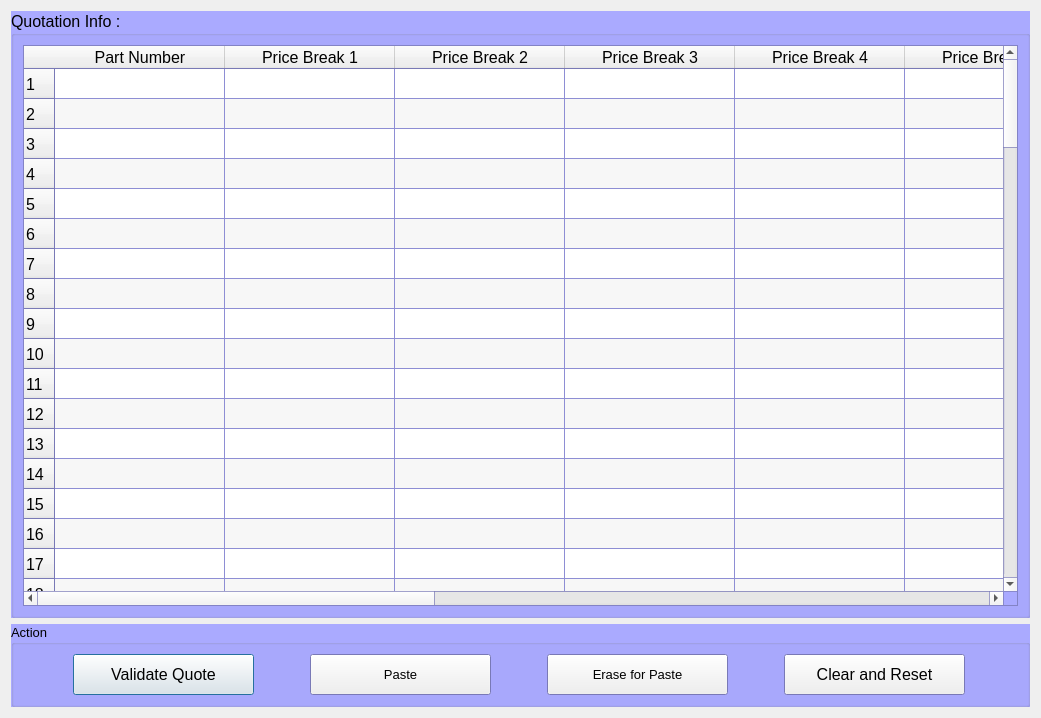
<?xml version="1.0" encoding="UTF-8"?>
<ui version="4.0">
 <class>Quote</class>
 <widget class="QDialog" name="Quote">
  <property name="geometry">
   <rect>
    <x>0</x>
    <y>0</y>
    <width>1041</width>
    <height>718</height>
   </rect>
  </property>
  <property name="sizePolicy">
   <sizepolicy hsizetype="Expanding" vsizetype="Expanding">
    <horstretch>0</horstretch>
    <verstretch>0</verstretch>
   </sizepolicy>
  </property>
  <property name="minimumSize">
   <size>
    <width>889</width>
    <height>515</height>
   </size>
  </property>
  <property name="windowTitle">
   <string>Quote</string>
  </property>
  <property name="windowIcon">
   <iconset>
    <normaloff>Script/icon.jpg</normaloff>Script/icon.jpg</iconset>
  </property>
  <layout class="QGridLayout" name="gridLayout_3">
   <item row="0" column="0">
    <widget class="QGroupBox" name="groupBox">
     <property name="minimumSize">
      <size>
       <width>861</width>
       <height>441</height>
      </size>
     </property>
     <property name="palette">
      <palette>
       <active>
        <colorrole role="Base">
         <brush brushstyle="SolidPattern">
          <color alpha="255">
           <red>255</red>
           <green>255</green>
           <blue>255</blue>
          </color>
         </brush>
        </colorrole>
        <colorrole role="Window">
         <brush brushstyle="SolidPattern">
          <color alpha="255">
           <red>170</red>
           <green>170</green>
           <blue>255</blue>
          </color>
         </brush>
        </colorrole>
       </active>
       <inactive>
        <colorrole role="Base">
         <brush brushstyle="SolidPattern">
          <color alpha="255">
           <red>255</red>
           <green>255</green>
           <blue>255</blue>
          </color>
         </brush>
        </colorrole>
        <colorrole role="Window">
         <brush brushstyle="SolidPattern">
          <color alpha="255">
           <red>170</red>
           <green>170</green>
           <blue>255</blue>
          </color>
         </brush>
        </colorrole>
       </inactive>
       <disabled>
        <colorrole role="Base">
         <brush brushstyle="SolidPattern">
          <color alpha="255">
           <red>170</red>
           <green>170</green>
           <blue>255</blue>
          </color>
         </brush>
        </colorrole>
        <colorrole role="Window">
         <brush brushstyle="SolidPattern">
          <color alpha="255">
           <red>170</red>
           <green>170</green>
           <blue>255</blue>
          </color>
         </brush>
        </colorrole>
       </disabled>
      </palette>
     </property>
     <property name="font">
      <font>
       <pointsize>12</pointsize>
      </font>
     </property>
     <property name="autoFillBackground">
      <bool>true</bool>
     </property>
     <property name="title">
      <string>Quotation Info :</string>
     </property>
     <layout class="QGridLayout" name="gridLayout">
      <item row="1" column="0">
       <widget class="QTableWidget" name="TableQuote">
        <property name="alternatingRowColors">
         <bool>true</bool>
        </property>
        <attribute name="horizontalHeaderDefaultSectionSize">
         <number>170</number>
        </attribute>
        <row>
         <property name="text">
          <string>1</string>
         </property>
        </row>
        <row>
         <property name="text">
          <string>2</string>
         </property>
        </row>
        <row>
         <property name="text">
          <string>3</string>
         </property>
        </row>
        <row>
         <property name="text">
          <string>4</string>
         </property>
        </row>
        <row>
         <property name="text">
          <string>5</string>
         </property>
        </row>
        <row>
         <property name="text">
          <string>6</string>
         </property>
        </row>
        <row>
         <property name="text">
          <string>7</string>
         </property>
        </row>
        <row>
         <property name="text">
          <string>8</string>
         </property>
        </row>
        <row>
         <property name="text">
          <string>9</string>
         </property>
        </row>
        <row>
         <property name="text">
          <string>10</string>
         </property>
        </row>
        <row>
         <property name="text">
          <string>11</string>
         </property>
        </row>
        <row>
         <property name="text">
          <string>12</string>
         </property>
        </row>
        <row>
         <property name="text">
          <string>13</string>
         </property>
        </row>
        <row>
         <property name="text">
          <string>14</string>
         </property>
        </row>
        <row>
         <property name="text">
          <string>15</string>
         </property>
        </row>
        <row>
         <property name="text">
          <string>16</string>
         </property>
        </row>
        <row>
         <property name="text">
          <string>17</string>
         </property>
        </row>
        <row>
         <property name="text">
          <string>18</string>
         </property>
        </row>
        <row>
         <property name="text">
          <string>19</string>
         </property>
        </row>
        <row>
         <property name="text">
          <string>20</string>
         </property>
        </row>
        <row>
         <property name="text">
          <string>21</string>
         </property>
        </row>
        <row>
         <property name="text">
          <string>22</string>
         </property>
        </row>
        <row>
         <property name="text">
          <string>23</string>
         </property>
        </row>
        <row>
         <property name="text">
          <string>24</string>
         </property>
        </row>
        <row>
         <property name="text">
          <string>25</string>
         </property>
        </row>
        <row>
         <property name="text">
          <string>26</string>
         </property>
        </row>
        <row>
         <property name="text">
          <string>27</string>
         </property>
        </row>
        <row>
         <property name="text">
          <string>28</string>
         </property>
        </row>
        <row>
         <property name="text">
          <string>29</string>
         </property>
        </row>
        <row>
         <property name="text">
          <string>30</string>
         </property>
        </row>
        <row>
         <property name="text">
          <string>31</string>
         </property>
        </row>
        <row>
         <property name="text">
          <string>32</string>
         </property>
        </row>
        <row>
         <property name="text">
          <string>33</string>
         </property>
        </row>
        <row>
         <property name="text">
          <string>34</string>
         </property>
        </row>
        <row>
         <property name="text">
          <string>35</string>
         </property>
        </row>
        <row>
         <property name="text">
          <string>36</string>
         </property>
        </row>
        <row>
         <property name="text">
          <string>37</string>
         </property>
        </row>
        <row>
         <property name="text">
          <string>38</string>
         </property>
        </row>
        <row>
         <property name="text">
          <string>39</string>
         </property>
        </row>
        <row>
         <property name="text">
          <string>40</string>
         </property>
        </row>
        <row>
         <property name="text">
          <string>41</string>
         </property>
        </row>
        <row>
         <property name="text">
          <string>42</string>
         </property>
        </row>
        <row>
         <property name="text">
          <string>43</string>
         </property>
        </row>
        <row>
         <property name="text">
          <string>44</string>
         </property>
        </row>
        <row>
         <property name="text">
          <string>45</string>
         </property>
        </row>
        <row>
         <property name="text">
          <string>46</string>
         </property>
        </row>
        <row>
         <property name="text">
          <string>47</string>
         </property>
        </row>
        <row>
         <property name="text">
          <string>48</string>
         </property>
        </row>
        <row>
         <property name="text">
          <string>49</string>
         </property>
        </row>
        <row>
         <property name="text">
          <string>50</string>
         </property>
        </row>
        <row>
         <property name="text">
          <string>51</string>
         </property>
        </row>
        <row>
         <property name="text">
          <string>52</string>
         </property>
        </row>
        <row>
         <property name="text">
          <string>53</string>
         </property>
        </row>
        <row>
         <property name="text">
          <string>54</string>
         </property>
        </row>
        <row>
         <property name="text">
          <string>55</string>
         </property>
        </row>
        <row>
         <property name="text">
          <string>56</string>
         </property>
        </row>
        <row>
         <property name="text">
          <string>57</string>
         </property>
        </row>
        <row>
         <property name="text">
          <string>58</string>
         </property>
        </row>
        <row>
         <property name="text">
          <string>59</string>
         </property>
        </row>
        <row>
         <property name="text">
          <string>60</string>
         </property>
        </row>
        <row>
         <property name="text">
          <string>61</string>
         </property>
        </row>
        <row>
         <property name="text">
          <string>62</string>
         </property>
        </row>
        <row>
         <property name="text">
          <string>63</string>
         </property>
        </row>
        <row>
         <property name="text">
          <string>64</string>
         </property>
        </row>
        <row>
         <property name="text">
          <string>65</string>
         </property>
        </row>
        <row>
         <property name="text">
          <string>66</string>
         </property>
        </row>
        <row>
         <property name="text">
          <string>67</string>
         </property>
        </row>
        <row>
         <property name="text">
          <string>68</string>
         </property>
        </row>
        <row>
         <property name="text">
          <string>69</string>
         </property>
        </row>
        <row>
         <property name="text">
          <string>70</string>
         </property>
        </row>
        <row>
         <property name="text">
          <string>71</string>
         </property>
        </row>
        <row>
         <property name="text">
          <string>72</string>
         </property>
        </row>
        <row>
         <property name="text">
          <string>73</string>
         </property>
        </row>
        <row>
         <property name="text">
          <string>74</string>
         </property>
        </row>
        <row>
         <property name="text">
          <string>75</string>
         </property>
        </row>
        <row>
         <property name="text">
          <string>76</string>
         </property>
        </row>
        <row>
         <property name="text">
          <string>77</string>
         </property>
        </row>
        <row>
         <property name="text">
          <string>78</string>
         </property>
        </row>
        <row>
         <property name="text">
          <string>79</string>
         </property>
        </row>
        <row>
         <property name="text">
          <string>80</string>
         </property>
        </row>
        <row>
         <property name="text">
          <string>81</string>
         </property>
        </row>
        <row>
         <property name="text">
          <string>82</string>
         </property>
        </row>
        <row>
         <property name="text">
          <string>83</string>
         </property>
        </row>
        <row>
         <property name="text">
          <string>84</string>
         </property>
        </row>
        <row>
         <property name="text">
          <string>85</string>
         </property>
        </row>
        <row>
         <property name="text">
          <string>86</string>
         </property>
        </row>
        <row>
         <property name="text">
          <string>87</string>
         </property>
        </row>
        <row>
         <property name="text">
          <string>88</string>
         </property>
        </row>
        <row>
         <property name="text">
          <string>89</string>
         </property>
        </row>
        <row>
         <property name="text">
          <string>90</string>
         </property>
        </row>
        <row>
         <property name="text">
          <string>91</string>
         </property>
        </row>
        <row>
         <property name="text">
          <string>92</string>
         </property>
        </row>
        <row>
         <property name="text">
          <string>93</string>
         </property>
        </row>
        <row>
         <property name="text">
          <string>94</string>
         </property>
        </row>
        <row>
         <property name="text">
          <string>95</string>
         </property>
        </row>
        <row>
         <property name="text">
          <string>96</string>
         </property>
        </row>
        <row>
         <property name="text">
          <string>97</string>
         </property>
        </row>
        <row>
         <property name="text">
          <string>98</string>
         </property>
        </row>
        <row>
         <property name="text">
          <string>99</string>
         </property>
        </row>
        <row>
         <property name="text">
          <string>100</string>
         </property>
        </row>
        <column>
         <property name="text">
          <string>Part Number</string>
         </property>
        </column>
        <column>
         <property name="text">
          <string>Price Break 1</string>
         </property>
        </column>
        <column>
         <property name="text">
          <string>Price Break 2</string>
         </property>
        </column>
        <column>
         <property name="text">
          <string>Price Break 3</string>
         </property>
        </column>
        <column>
         <property name="text">
          <string>Price Break 4</string>
         </property>
        </column>
        <column>
         <property name="text">
          <string>Price Break 5</string>
         </property>
        </column>
        <column>
         <property name="text">
          <string>Price Break 6</string>
         </property>
        </column>
        <column>
         <property name="text">
          <string>Price Break 7</string>
         </property>
        </column>
        <column>
         <property name="text">
          <string>Price Break 8</string>
         </property>
        </column>
        <column>
         <property name="text">
          <string>Price Break 9</string>
         </property>
        </column>
        <column>
         <property name="text">
          <string>Price Break 10</string>
         </property>
        </column>
        <column>
         <property name="text">
          <string>Mat Change</string>
         </property>
        </column>
       </widget>
      </item>
     </layout>
    </widget>
   </item>
   <item row="1" column="0">
    <widget class="QGroupBox" name="Action">
     <property name="palette">
      <palette>
       <active>
        <colorrole role="Base">
         <brush brushstyle="SolidPattern">
          <color alpha="255">
           <red>255</red>
           <green>255</green>
           <blue>255</blue>
          </color>
         </brush>
        </colorrole>
        <colorrole role="Window">
         <brush brushstyle="SolidPattern">
          <color alpha="255">
           <red>170</red>
           <green>170</green>
           <blue>255</blue>
          </color>
         </brush>
        </colorrole>
       </active>
       <inactive>
        <colorrole role="Base">
         <brush brushstyle="SolidPattern">
          <color alpha="255">
           <red>255</red>
           <green>255</green>
           <blue>255</blue>
          </color>
         </brush>
        </colorrole>
        <colorrole role="Window">
         <brush brushstyle="SolidPattern">
          <color alpha="255">
           <red>170</red>
           <green>170</green>
           <blue>255</blue>
          </color>
         </brush>
        </colorrole>
       </inactive>
       <disabled>
        <colorrole role="Base">
         <brush brushstyle="SolidPattern">
          <color alpha="255">
           <red>170</red>
           <green>170</green>
           <blue>255</blue>
          </color>
         </brush>
        </colorrole>
        <colorrole role="Window">
         <brush brushstyle="SolidPattern">
          <color alpha="255">
           <red>170</red>
           <green>170</green>
           <blue>255</blue>
          </color>
         </brush>
        </colorrole>
       </disabled>
      </palette>
     </property>
     <property name="font">
      <font>
       <pointsize>10</pointsize>
      </font>
     </property>
     <property name="autoFillBackground">
      <bool>true</bool>
     </property>
     <property name="title">
      <string>Action</string>
     </property>
     <layout class="QHBoxLayout" name="horizontalLayout">
      <item>
       <widget class="QPushButton" name="PB_Quote">
        <property name="minimumSize">
         <size>
          <width>181</width>
          <height>41</height>
         </size>
        </property>
        <property name="maximumSize">
         <size>
          <width>181</width>
          <height>41</height>
         </size>
        </property>
        <property name="font">
         <font>
          <pointsize>12</pointsize>
         </font>
        </property>
        <property name="text">
         <string>Validate Quote</string>
        </property>
       </widget>
      </item>
      <item>
       <widget class="QPushButton" name="PB_CopyPaste">
        <property name="minimumSize">
         <size>
          <width>181</width>
          <height>41</height>
         </size>
        </property>
        <property name="maximumSize">
         <size>
          <width>181</width>
          <height>41</height>
         </size>
        </property>
        <property name="text">
         <string>Paste</string>
        </property>
       </widget>
      </item>
      <item>
       <widget class="QPushButton" name="PB_EraseForPaste">
        <property name="enabled">
         <bool>true</bool>
        </property>
        <property name="minimumSize">
         <size>
          <width>181</width>
          <height>41</height>
         </size>
        </property>
        <property name="maximumSize">
         <size>
          <width>181</width>
          <height>41</height>
         </size>
        </property>
        <property name="text">
         <string>Erase for Paste</string>
        </property>
       </widget>
      </item>
      <item>
       <widget class="QPushButton" name="PB_ClearContent">
        <property name="sizePolicy">
         <sizepolicy hsizetype="Minimum" vsizetype="Fixed">
          <horstretch>0</horstretch>
          <verstretch>0</verstretch>
         </sizepolicy>
        </property>
        <property name="minimumSize">
         <size>
          <width>181</width>
          <height>41</height>
         </size>
        </property>
        <property name="maximumSize">
         <size>
          <width>181</width>
          <height>41</height>
         </size>
        </property>
        <property name="font">
         <font>
          <pointsize>12</pointsize>
         </font>
        </property>
        <property name="text">
         <string>Clear and Reset</string>
        </property>
       </widget>
      </item>
     </layout>
    </widget>
   </item>
  </layout>
 </widget>
 <resources/>
 <connections/>
</ui>
